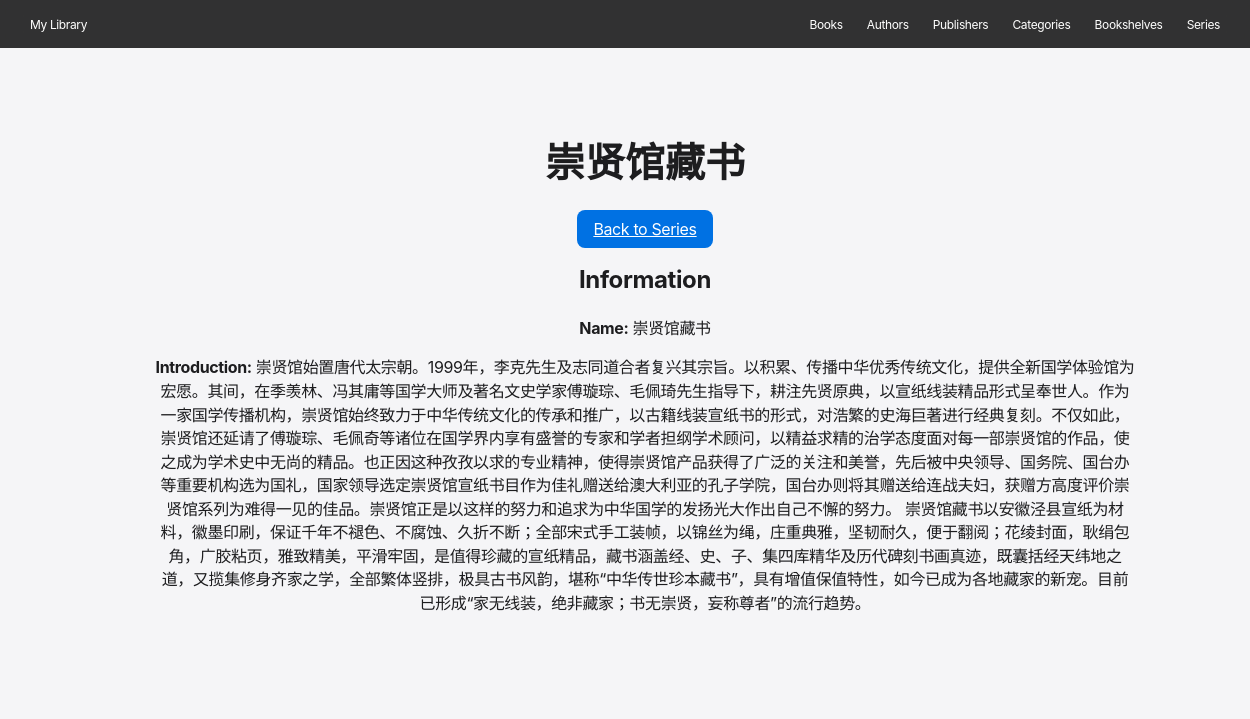
/series/1, run on the app's committed database.
### models/series.py (models this page shows, shortened)
class BookSeries(Base):
    __tablename__ = 'book_series'
    id: Mapped[int] = mapped_column(Integer, primary_key=True, index=True)
    name: Mapped[str] = mapped_column(String(255), nullable=False)
    intro: Mapped[Optional[str]] = mapped_column(String(1000), nullable=True)
    books: Mapped[List["Book"]] = relationship(back_populates="book_series")

### main.py (the view)
@app.get("/series/{series_id}")
async def series_details(request: Request, series_id: int, db: Session = Depends(get_db)):
    series = db.query(BookSeries).filter(BookSeries.id == series_id).first()
    if not series:
        raise HTTPException(status_code=404, detail="Series not found")
    return templates.TemplateResponse("series_details.html", {"request": request, "series": series})

### templates/series_details.html (shortened to what this page needs)
{% extends "base.html" %}
{% block content %}
<section class="section light">
    <div class="container">
        <h1 class="section-heading">{{ series.name }}</h1>
        <a href="/series" class="btn-primary-blue">Back to Series</a>
        <div class="details-content">
            <h2>Information</h2>
            <p><strong>Name:</strong> {{ series.name }}</p>
            {% if series.intro %}
            <p><strong>Introduction:</strong> {{ series.intro }}</p>
            {% endif %}
        </div>
    </div>
</section>
{% endblock %}</content>

### static/css/styles.css (style rules this page uses)
:root { --pure-black: #000000; --light-gray: #f5f5f7; --near-black: #1d1d1f; --apple-blue: #0071e3; --link-blue: #0066cc; --bright-blue: #2997ff; --white: #ffffff; --black-80: rgba(0, 0, 0, 0.8); --black-48: rgba(0, 0, 0, 0.48); --dark-surface-1: #272729; --dark-surface-2: #262628; --dark-surface-3: #28282a; --dark-surface-4: #2a2a2d; --dark-surface-5: #242426; --button-active: #ededf2; --button-default-light: #fafafc; --overlay: rgba(210, 210, 215, 0.64); --white-32: rgba(255, 255, 255, 0.32); --card-shadow: rgba(0, 0, 0, 0.22) 3px 5px 30px 0px; }
body { font-family: 'SF Pro Display', 'SF Pro Text', 'SF Pro Icons', 'Helvetica Neue', Helvetica, Arial, sans-serif; margin: 0; padding: 0; line-height: 1.47; letter-spacing: -0.374px; color: var(--near-black); background-color: var(--light-gray); }
.section-heading { font-family: 'SF Pro Display', sans-serif; font-size: 40px; font-weight: 600; line-height: 1.10; letter-spacing: normal; }
.btn-primary-blue { background-color: var(--apple-blue); color: var(--white); padding: 8px 15px; border-radius: 8px; border: 1px solid transparent; font: inherit; cursor: pointer; transition: background-color 0.2s; }
.section { width: 100%; padding: 60px 20px; text-align: center; }
.section.light { background-color: var(--light-gray); color: var(--near-black); }
.container { max-width: 980px; margin: 0 auto; padding: 0 20px; }

### data on the page
BookSeries: name "崇贤馆藏书", intro "崇贤馆始置唐代太宗朝。1999年，李克先生及志同道合者复兴其宗旨。以积累、传播中华优秀传统文化，提供全新国学体验馆为宏愿。其间，在季羡林、冯其庸等国学大师及著名文史学家傅璇琮、毛佩琦先生指导下，耕注先贤原典，以宣纸线装精品形式呈奉世人。作为一家国学传播机构，崇贤馆始终致力于中华传统文化的传承和推广，以古籍线装宣纸书的形式，对浩繁的史海巨著进行经典复刻。不仅如此，崇贤馆还延请了傅璇琮、毛佩奇等诸位在国学界内享有盛誉的专家和学者担纲学术顾问，以精益求精的治学态度面对每一部崇贤馆的作品，使之成为学术史中无尚的精品。也正因这种孜孜以求的专业精神，使得崇贤馆产品获得了广泛的关注和美誉，先后被中央领导、国务院、国台办等重要机构选为国礼，国家领导选定崇贤馆宣纸书目作为佳礼赠送给澳大利亚的孔子学院，国台办则将其赠送给连战夫妇，获赠方高度评价崇贤馆系列为难得一见的佳品。崇贤馆正是以这样的努力和追求为中华国学的发扬光大作出自己不懈的努力。 崇贤馆藏书以安徽泾县宣纸为材料，徽墨印刷，保证千年不褪色、不腐蚀、久折不断；全部宋式手工装帧，以锦丝为绳，庄重典雅，坚韧耐久，便于翻阅；花绫封面，耿绢包角，广胶粘页，雅致精美，平滑牢固，是值得珍藏的宣纸精品，藏书涵盖经、史、子、集四库精华及历代碑刻书画真迹，既囊括经天纬地之道，又揽集修身齐家之学，全部繁体竖排，极具古书风韵，堪称“中华传世珍本藏书”，具有增值保值特性，如今已成为各地藏家的新宠。目前已形成“家无线装，绝非藏家；书无崇贤，妄称尊者”的流行趋势。"
